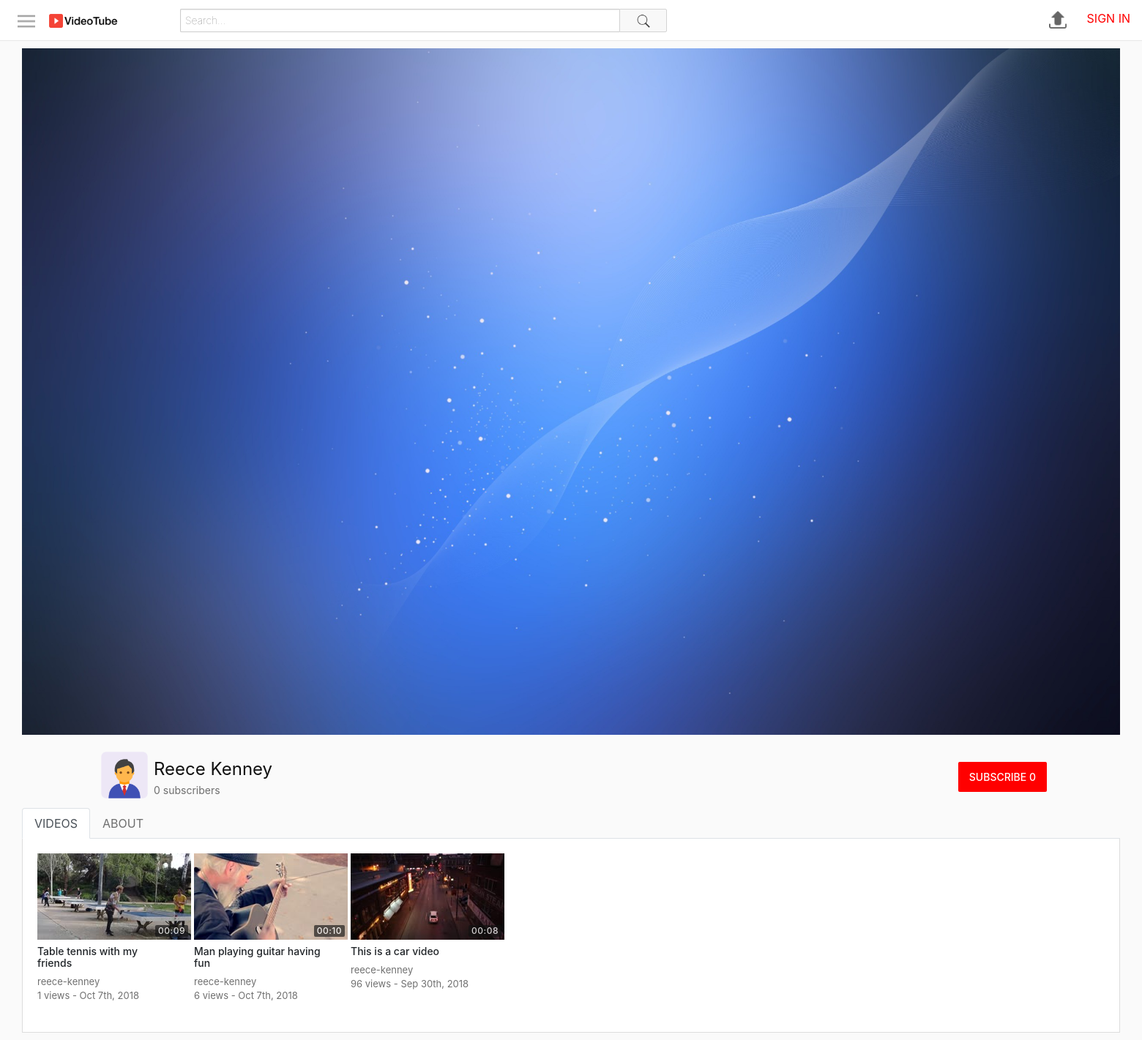
Screenshot of /profile.php?username=reece-kenney with the database file from the repository.
### tables this page shows
CREATE TABLE `users` (
  `id` int(11) NOT NULL,
  `firstName` varchar(25) NOT NULL,
  `lastName` varchar(25) NOT NULL,
  `username` varchar(25) NOT NULL,
  `email` varchar(100) NOT NULL,
  `password` varchar(255) NOT NULL,
  `signUpDate` datetime NOT NULL DEFAULT CURRENT_TIMESTAMP,
  `profilePic` varchar(255) NOT NULL
);

CREATE TABLE `videos` (
  `id` int(11) NOT NULL,
  `uploadedBy` varchar(50) NOT NULL,
  `title` varchar(70) NOT NULL,
  `description` varchar(1000) NOT NULL,
  `privacy` int(11) NOT NULL,
  `filePath` varchar(250) NOT NULL,
  `category` int(11) NOT NULL,
  `uploadDate` datetime NOT NULL DEFAULT CURRENT_TIMESTAMP,
  `views` int(11) NOT NULL,
  `duration` varchar(10) NOT NULL
);

CREATE TABLE `thumbnails` (
  `id` int(11) NOT NULL,
  `videoId` int(11) NOT NULL,
  `filePath` varchar(250) NOT NULL,
  `selected` int(11) NOT NULL
);

### includes/classes/User.php (called while the page is built, shortened)
<?php
class User {
    private $con, $sqlData;
    public function __construct($con, $username) {
        $this->con = $con;
        $query = $this->con->prepare("SELECT * FROM users WHERE username = :un");
        $query->bindParam(":un", $username);
        $query->execute();
        $this->sqlData = $query->fetch(PDO::FETCH_ASSOC);
    }
    public static function isLoggedIn() {
        return isset($_SESSION["userLoggedIn"]);
    }
    public function getUsername() {
        return $this->sqlData["username"];
    }
    public function getName() {
        return $this->sqlData["firstName"] . " " . $this->sqlData["lastName"];
    }
    public function getProfilePic() {
        return $this->sqlData["profilePic"];
    }
    public function isSubscribedTo($userTo) {
        $query = $this->con->prepare("SELECT * FROM subscribers WHERE userTo=:userTo AND userFrom=:userFrom");
        $query->bindParam(":userTo", $userTo);
        $query->bindParam(":userFrom", $username);
        $username = $this->getUsername();
        $query->execute();
        return $query->rowCount() > 0;
    }
    public function getSubscriberCount() {
        $query = $this->con->prepare("SELECT * FROM subscribers WHERE userTo=:userTo");
        $query->bindParam(":userTo", $username);
        $username = $this->getUsername();
        $query->execute();
        return $query->rowCount();
    }
}
?>

### includes/classes/ProfileData.php (called while the page is built, shortened)
<?php
class ProfileData {
    private $con, $profileUserObj;
    public function __construct($con, $profileUsername) {
        $this->con = $con;
        $this->profileUserObj = new User($con, $profileUsername);
    }
    public function getProfileUserObj() {
        return $this->profileUserObj;
    }
    public function getProfileUsername() {
        return $this->profileUserObj->getUsername();
    }
    public function getCoverPhoto() {
        return "assets/images/coverPhotos/default-cover-photo.jpg";
    }
    public function getProfileUserFullName() {
        return $this->profileUserObj->getName();
    }
    public function getProfilePic() {
        return $this->profileUserObj->getProfilePic();
    }
    public function getSubscriberCount() {
        return $this->profileUserObj->getSubscriberCount();
    }
    public function getUsersVideos() {
        $query = $this->con->prepare("SELECT * FROM videos WHERE uploadedBy=:uploadedBy ORDER BY uploadDate DESC");
        $query->bindParam(":uploadedBy", $username);
        $query->execute();
        $videos = array();
        while($row = $query->fetch(PDO::FETCH_ASSOC)) {
            $videos[] = new Video($this->con, $row, $this->profileUserObj->getUsername());
        }
        return $videos;
    }
}
?>

### includes/classes/Video.php (called while the page is built, shortened)
<?php
class Video {
    private $con, $sqlData, $userLoggedInObj;
    public function __construct($con, $input, $userLoggedInObj) {
        $this->con = $con;
        if(is_array($input)) {
            $this->sqlData = $input;
        }
        else {
            $query = $this->con->prepare("SELECT * FROM videos WHERE id = :id");
            $query->bindParam(":id", $input);
            $query->execute();
            $this->sqlData = $query->fetch(PDO::FETCH_ASSOC);
        }
    }
    public function getId() {
        return $this->sqlData["id"];
    }
    public function getUploadedBy() {
        return $this->sqlData["uploadedBy"];
    }
    public function getTitle() {
        return $this->sqlData["title"];
    }
    public function getTimeStamp() {
        $date = $this->sqlData["uploadDate"];
        return date("M jS, Y", strtotime($date));
    }
    public function getViews() {
        return $this->sqlData["views"];
    }
    public function getDuration() {
        return $this->sqlData["duration"];
    }
    public function getThumbnail() {
        $query = $this->con->prepare("SELECT filePath FROM thumbnails WHERE videoId=:videoId AND selected=1");
        $query->bindParam(":videoId", $videoId);
        $videoId = $this->getId();
        $query->execute();
        return $query->fetchColumn();
    }
}
?>

### includes/classes/VideoGridItem.php (the view)
<?php
class VideoGridItem {
    private $video, $largeMode;
    public function __construct($video, $largeMode) {
        $this->video = $video;
        $this->largeMode = $largeMode;
    }
    public function create() {
        $thumbnail = $this->createThumbnail();
        $details = $this->createDetails();
        $url = "watch.php?id=" . $this->video->getId();
        return "<a href='$url'>
                    <div class='videoGridItem'>
                        $thumbnail
                        $details
                    </div>
                </a>";
    }
    private function createThumbnail() {
        $thumbnail = $this->video->getThumbnail();
        $duration = $this->video->getDuration();
        return "<div class='thumbnail'>
                    <img src='$thumbnail'>
                    <div class='duration'>
                        <span>$duration</span>
                    </div>
                </div>";
    }
    private function createDetails() {
        $title = $this->video->getTitle();
        $username = $this->video->getUploadedBy();
        $views = $this->video->getViews();
        $description = $this->createDescription();
        $timestamp = $this->video->getTimeStamp();
        return "<div class='details'>
                    <h3 class='title'>$title</h3>
                    <span class='username'>$username</span>
                    <div class='stats'>
                        <span class='viewCount'>$views views - </span>
                        <span class='timeStamp'>$timestamp</span>
                    </div>
                    $description
                </div>";
    }
    private function createDescription() {
        if(!$this->largeMode) {
            return "";
        }
        else {
            $description = $this->video->getDescription();
            $description = (strlen($description) > 350) ? substr($description, 0, 347) . "..." : $description;
            return "<span class='description'>$description</span>";
        }
    }
}
?>

### includes/classes/ProfileGenerator.php (shortened to what this page needs)
<?php
require_once("ProfileData.php");
class ProfileGenerator {
    private $con, $userLoggedInObj, $profileData;
    public function __construct($con, $userLoggedInObj, $profileUsername) {
        $this->con = $con;
        $this->userLoggedInObj = $userLoggedInObj;
        $this->profileData = new ProfileData($con, $profileUsername);
    }
    public function create() {
        $coverPhotoSection = $this->createCoverPhotoSection();
        $headerSection = $this->createHeaderSection();
        $tabsSection = $this->createTabsSection();
        $contentSection = $this->createContentSection();
        return "<div class='profileContainer'>
                    $coverPhotoSection
                    $headerSection
                    $tabsSection
                    $contentSection
                </div>";
    }
    public function createCoverPhotoSection() {
        $coverPhotoSrc = $this->profileData->getCoverPhoto();
        $name = $this->profileData->getProfileUserFullName();
        return "<div class='coverPhotoContainer'>
                    <img src='$coverPhotoSrc' class='coverPhoto'>
                    <span class='channelName'>$name</span>
                </div>";
    }
    public function createHeaderSection() {
        $profileImage = $this->profileData->getProfilePic();
        $name = $this->profileData->getProfileUserFullName();
        $subCount = $this->profileData->getSubscriberCount();
        $button = $this->createHeaderButton();
        return "<div class='profileHeader'>
                    <div class='userInfoContainer'>
                        <img class='profileImage' src='$profileImage'>
                        <div class='userInfo'>
                            <span class='title'>$name</span>
                            <span class='subscriberCount'>$subCount subscribers</span>
                        </div>
                    </div>
                    <div class='buttonContainer'>
                        <div class='buttonItem'>
                            $button
                        </div>
                    </div>
                </div>";
    }
    public function createTabsSection() {
        return "<ul class='nav nav-tabs' role='tablist'>
                    <li class='nav-item'>
                    <a class='nav-link active' id='videos-tab' data-toggle='tab'
                        href='#videos' role='tab' aria-controls='videos' aria-selected='true'>VIDEOS</a>
                    </li>
                    <li class='nav-item'>
                    <a class='nav-link' id='about-tab' data-toggle='tab' href='#about' role='tab'
                        aria-controls='about' aria-selected='false'>ABOUT</a>
                    </li>
                </ul>";
    }
    public function createContentSection() {
        $videos = $this->profileData->getUsersVideos();
        if(sizeof($videos) > 0) {
            $videoGrid = new VideoGrid($this->con, $this->userLoggedInObj);
            $videoGridHtml = $videoGrid->create($videos, null, false);
        }
        else {
            $videoGridHtml = "<span>This user has no videos</span>";
        }
        $aboutSection = $this->createAboutSection();
        return "<div class='tab-content channelContent'>
                    <div class='tab-pane fade show active' id='videos' role='tabpanel' aria-labelledby='videos-tab'>
                        $videoGridHtml
                    </div>
                    <div class='tab-pane fade' id='about' role='tabpanel' aria-labelledby='about-tab'>
                        $aboutSection
                    </div>
                </div>";
    }
    private function createHeaderButton() {
        if($this->userLoggedInObj->getUsername() == $this->profileData->getProfileUsername()) {
            return "";
        }
        else {
            return ButtonProvider::createSubscriberButton(
                        $this->con,
                        $this->profileData->getProfileUserObj(),
                        $this->userLoggedInObj);
        }
    }
    private function createAboutSection() {
        $html = "<div class='section'>
                    <div class='title'>
                        <span>Details</span>
                    </div>
                    <div class='values'>";
        $details = $this->profileData->getAllUserDetails();
        foreach($details as $key => $value) {
            $html .= "<span>$key: $value</span>";
        }
        $html .= "</div></div>";
        return $html;
    }
}
?>

### includes/classes/VideoGrid.php (shortened to what this page needs)
<?php
class VideoGrid {
    private $largeMode = false;
    private $gridClass = "videoGrid";
    public function create($videos, $title, $showFilter) {
        if($videos == null) {
            $gridItems = $this->generateItems();
        }
        else {
            $gridItems = $this->generateItemsFromVideos($videos);
        }
        $header = "";
        return "$header
                <div class='$this->gridClass'>
                    $gridItems
                </div>";
    }
    public function generateItemsFromVideos($videos) {
        $elementsHtml = "";
        foreach($videos as $video) {
            $item = new VideoGridItem($video, $this->largeMode);
            $elementsHtml .= $item->create();
        }
        return $elementsHtml;
    }
}
?>

### assets/css/style.css (style rules this page uses)
html, body { height: 100%; padding: 0; margin: 0; }
.videoGrid { display: flex; flex-wrap: wrap; }
.videoGridItem { height: 200px; margin-right: 4px; margin-bottom: 24px; }
.videoGridItem .thumbnail { width: 210px; height: 118px; position: relative; }
.videoGridItem .thumbnail img { width: 100%; height: 100%; }
.videoGridItem .thumbnail .duration { bottom: 0; right: 0; position: absolute; margin: 4px; color: #fff; background-color: rgba(17,17,17,0.8); opacity: 0.8; padding: 2px 4px; border-radius: 2px; letter-spacing: 0.5px; font-size: 12px; font-weight: 500; line-height: 12px; }
.videoGridItem .details { padding-right: 24px; position: relative; cursor: pointer; display: flex; flex-direction: column; width: 210px; }
.videoGridItem .details .title { margin: 8px 0; max-height: 32px; overflow: hidden; font-size: 14px; font-weight: 500; line-height: 16px; color: #212529; }
.videoGridItem .details .username, .videoGridItem .details .stats { color: rgba(17,17,17,0.6); font-size: 13px; overflow-x: hidden; text-overflow: ellipsis; white-space: nowrap; }
.profileContainer { display: flex; flex-direction: column; width: 100%; }
.coverPhotoContainer { height: 200px; flex: 1; position: relative; }
.coverPhotoContainer .coverPhoto { width: 100%; object-fit: cover; max-height: 100%; vertical-align: middle; }
.coverPhotoContainer .channelName { position: absolute; top: calc(50% - 40px); font-size: 50px; color: #fff; text-align: center; width: 100%; letter-spacing: 5px; }
.profileHeader { padding: 15px 100px 0 100px; display: flex; height: 100px; }
.userInfoContainer { flex: 1; display: flex; }
.profileHeader .userInfoContainer .profileImage { height: 80px; width: 80px; }
.profileHeader .userInfo { flex: 1; display: flex; flex-direction: column; justify-content: center; }
.profileHeader .userInfo .title { font-size: 24px; font-weight: 400; color: #111; }
.profileHeader .userInfo .subscriberCount { font-size: 14px; color: rgba(17,17,17,0.6); }
.profileHeader .buttonContainer { flex: 1; display: flex; justify-content: flex-end; }
.profileHeader .buttonContainer .buttonItem { align-items: center; display: flex; }
.profileContainer .channelContent { padding: 20px; background-color: #fff; border: 1px solid #ddd; border-top: none; }
.nav-item a { color: rgba(17,17,17,0.6); }

### rows the page displays
users: profilePic (placeholder picture), name "Reece Kenney"
videos: thumbnails.filePath (picture), duration "00:09", title "Table tennis with my friends", uploadedBy "reece-kenney", views "1", uploadDate "Oct 7th, 2018"
videos: thumbnails.filePath (picture), duration "00:10", title "Man playing guitar having fun", uploadedBy "reece-kenney", views "6", uploadDate "Oct 7th, 2018"
videos: thumbnails.filePath (picture), duration "00:08", title "This is a car video", uploadedBy "reece-kenney", views "96", uploadDate "Sep 30th, 2018"

### other values shown
$subCount "0"
$text "SUBSCRIBE 0"
